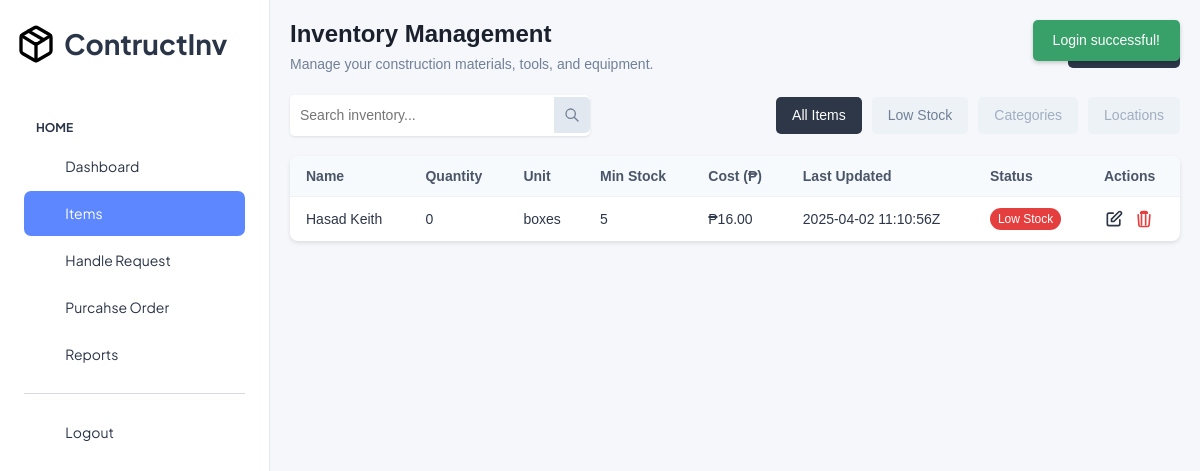
The page /admin/items.php (signed in) on the database its author committed.
### tables this page shows
CREATE TABLE `items` (
  `id` int(11) NOT NULL,
  `name` varchar(255) NOT NULL,
  `unit` varchar(50) NOT NULL,
  `quantity` int(11) NOT NULL DEFAULT 0,
  `min_stock_level` int(11) NOT NULL DEFAULT 0,
  `cost` decimal(10,2) NOT NULL DEFAULT 0.00,
  `total_cost` decimal(10,2) NOT NULL DEFAULT 0.00,
  `location` varchar(255) DEFAULT NULL,
  `supplier` varchar(255) DEFAULT NULL,
  `description` text DEFAULT NULL,
  `created_at` timestamp NOT NULL DEFAULT current_timestamp(),
  `last_updated` timestamp NOT NULL DEFAULT current_timestamp() ON UPDATE current_timestamp()
);

### session.php (called while the page is built, shortened)
<?php
class Session {
    public static function get($key) {
        return isset($_SESSION[$key]) ? $_SESSION[$key] : null;
    }
}
?>

### conn.php (called while the page is built, shortened)
<?php
class Database {
    private $host = "localhost";
    private $db_name = "inventory_db";
    private $username = "root";
    private $password = "";
    private $conn;
    public function __construct() {
        try {
            $this->conn = new PDO("mysql:host=$this->host;dbname=$this->db_name", $this->username, $this->password);
            $this->conn->setAttribute(PDO::ATTR_ERRMODE, PDO::ERRMODE_EXCEPTION);
            $this->conn->setAttribute(PDO::ATTR_DEFAULT_FETCH_MODE, PDO::FETCH_ASSOC);
        } catch (PDOException $e) {
            error_log("Connection failed: " . $e->getMessage());
            die("Database connection failed. Please try again later.");
        }
    }
    public function prepare($query) {
        return $this->conn->prepare($query);
    }
}
?>

### function.php (called while the page is built, shortened)
<?php
include_once 'conn.php';
class Functions {
    private $db;
    public function __construct() {
        $this->db = new Database();
    }
    public function getAllItems() {
        try {
            $query = "SELECT *, (quantity * cost) as total_cost FROM items";
            $stmt = $this->db->prepare($query);
            $stmt->execute();
            return $stmt->fetchAll();
        } catch (PDOException $e) {
            error_log("getAllItems error: " . $e->getMessage());
            return [];
        }
    }
}
?>

### admin/items.php (the view, shortened to what this page needs)
<?php
include '../session.php';
include 'header.php';
$function = new Functions();
$filter = isset($_GET['filter']) ? $_GET['filter'] : 'all';
$items = $function->getAllItems();
?>
<div style="padding: 20px; font-family: 'Arial', sans-serif; background-color: #f5f7fa; min-height: 100vh;">
    <?php
    $msg = Session::get("msg");
    if (isset($msg)) {
        echo "<div id='toast-container' style='position: fixed; top: 20px; right: 20px; z-index: 1000;'>";
        echo $msg;
        echo "</div>";
    }
    ?>
    <div style="display: flex; justify-content: space-between; align-items: center; margin-bottom: 20px;">
        <div>
            <h2 style="font-size: 24px; font-weight: 600; color: #1a202c; margin: 0;">Inventory Management</h2>
            <p style="font-size: 14px; color: #718096; margin: 5px 0 0 0;">Manage your construction materials, tools, and equipment.</p>
        </div>
        <a href="add-item.php" style="background-color: #2d3748; color: white; padding: 10px 20px; border-radius: 5px; text-decoration: none; font-size: 14px; font-weight: 500;">
            <span style="margin-right: 5px;">+</span> Add Item
        </a>
    </div>
    <div style="display: flex; justify-content: space-between; align-items: center; margin-bottom: 20px; gap: 10px;">
        <div style="display: flex; align-items: center; background-color: white; border-radius: 5px; box-shadow: 0 1px 3px rgba(0,0,0,0.1); width: 300px;">
            <input type="text" id="searchInput" placeholder="Search inventory..." style="border: none; padding: 10px; flex: 1; font-size: 14px; outline: none; border-radius: 5px 0 0 5px;">
            <button onclick="searchItems()" style="background-color: #e2e8f0; border: none; padding: 10px; border-radius: 0 5px 5px 0; cursor: pointer;">
                <svg style="width: 16px; height: 16px;" fill="none" stroke="#718096" viewBox="0 0 24 24" xmlns="http://www.w3.org/2000/svg">
                    <path stroke-linecap="round" stroke-linejoin="round" stroke-width="2" d="M21 21l-6-6m2-5a7 7 0 11-14 0 7 7 0 0114 0z"></path>
                </svg>
            </button>
        </div>
        <div style="display: flex; gap: 10px;">
            <a href="?filter=all" style="padding: 8px 16px; border-radius: 5px; text-decoration: none; font-size: 14px; font-weight: 500; background-color: <?php echo $filter === 'all' ? '#2d3748' : '#edf2f7'; ?>; color: <?php echo $filter === 'all' ? 'white' : '#718096'; ?>;">
                All Items
            </a>
            <a href="?filter=low_stock" style="padding: 8px 16px; border-radius: 5px; text-decoration: none; font-size: 14px; font-weight: 500; background-color: <?php echo $filter === 'low_stock' ? '#2d3748' : '#edf2f7'; ?>; color: <?php echo $filter === 'low_stock' ? 'white' : '#718096'; ?>;">
                Low Stock
            </a>
            <a href="#" style="padding: 8px 16px; border-radius: 5px; text-decoration: none; font-size: 14px; font-weight: 500; background-color: #edf2f7; color: #a0aec0; cursor: not-allowed;">
                Categories
            </a>
            <a href="#" style="padding: 8px 16px; border-radius: 5px; text-decoration: none; font-size: 14px; font-weight: 500; background-color: #edf2f7; color: #a0aec0; cursor: not-allowed;">
                Locations
            </a>
        </div>
    </div>
    <div style="background-color: white; border-radius: 8px; box-shadow: 0 2px 4px rgba(0,0,0,0.1); overflow: hidden;">
        <div style="overflow-x: auto;">
            <table style="width: 100%; border-collapse: collapse;" id="itemsTable">
                <thead>
                    <tr style="background-color: #f7fafc; color: #4a5568; font-size: 14px; font-weight: 600; text-align: left;">
                        <th style="padding: 12px 16px;">Name</th>
                        <th style="padding: 12px 16px;">Quantity</th>
                        <th style="padding: 12px 16px;">Unit</th>
                        <th style="padding: 12px 16px;">Min Stock</th>
                        <th style="padding: 12px 16px;">Cost (₱)</th>
                        <th style="padding: 12px 16px;">Last Updated</th>
                        <th style="padding: 12px 16px;">Status</th>
                        <th style="padding: 12px 16px;">Actions</th>
                    </tr>
                </thead>
                <tbody id="itemsTableBody">
                    <?php
                    if ($items) {
                        foreach ($items as $item):
                            $status = $item['quantity'] <= $item['min_stock_level'] ? 'Low Stock' : 'In Stock';
                            $statusColor = $item['quantity'] <= $item['min_stock_level'] ? '#e53e3e' : '#38a169';
                    ?>
                        <tr style="border-top: 1px solid #edf2f7; font-size: 14px; color: #2d3748;" data-id="<?=$item['id'];?>">
                            <td style="padding: 12px 16px;"><?=$item['name'];?></td>
                            <td style="padding: 12px 16px;"><?=$item['quantity'];?></td>
                            <td style="padding: 12px 16px;"><?=$item['unit'];?></td>
                            <td style="padding: 12px 16px;"><?=$item['min_stock_level'];?></td>
                            <td style="padding: 12px 16px;">₱<?=number_format($item['cost'], 2);?></td>
                            <td style="padding: 12px 16px;"><?=date('Y-m-d H:i:s', strtotime($item['last_updated']));?>Z</td>
                            <td style="padding: 12px 16px;">
                                <span style="background-color: <?=$statusColor;?>; color: white; padding: 4px 8px; border-radius: 12px; font-size: 12px; font-weight: 500;">
                                    <?=$status;?>
                                </span>
                            </td>
                            <td style="padding: 12px 16px;">
                                <div style="display: flex; gap: 10px;">
                                    <a href="edit-item.php?item_id=<?=$item['id'];?>" title="Edit" style="text-decoration: none;">
                                    </a>
                                    <button onclick="showDeleteModal(<?=$item['id'];?>, '<?=$item['name'];?>')" title="Delete" style="background: none; border: none; padding: 0; cursor: pointer;">
                                    </button>
                                </div>
                            </td>
                        </tr>
                    <?php
                        endforeach;
                    } else {
                        echo "<tr><td colspan='8' style='padding: 20px; text-align: center; color: #718096; font-size: 14px;'>No items found.</td></tr>";
                    }
                    ?>
                </tbody>
            </table>
        </div>
    </div>
</div>

### admin/items.php (style rules this page uses)
#toast-container .toast-message { padding: 10px 20px; border-radius: 5px; font-size: 14px; color: white; opacity: 0; transition: opacity 0.5s ease-in-out; margin-bottom: 10px; box-shadow: 0 2px 4px rgba(0,0,0,0.2); }
#toast-container .toast-message.success { background-color: #38a169; }

### rows shown on the page
items: name "Hasad Keith", quantity "0", unit "boxes", min_stock_level "5", cost "16.00", last_updated "2025-04-02 11:10:56", status "Low Stock"

### other values the page prints
$msg "Login successful!"
